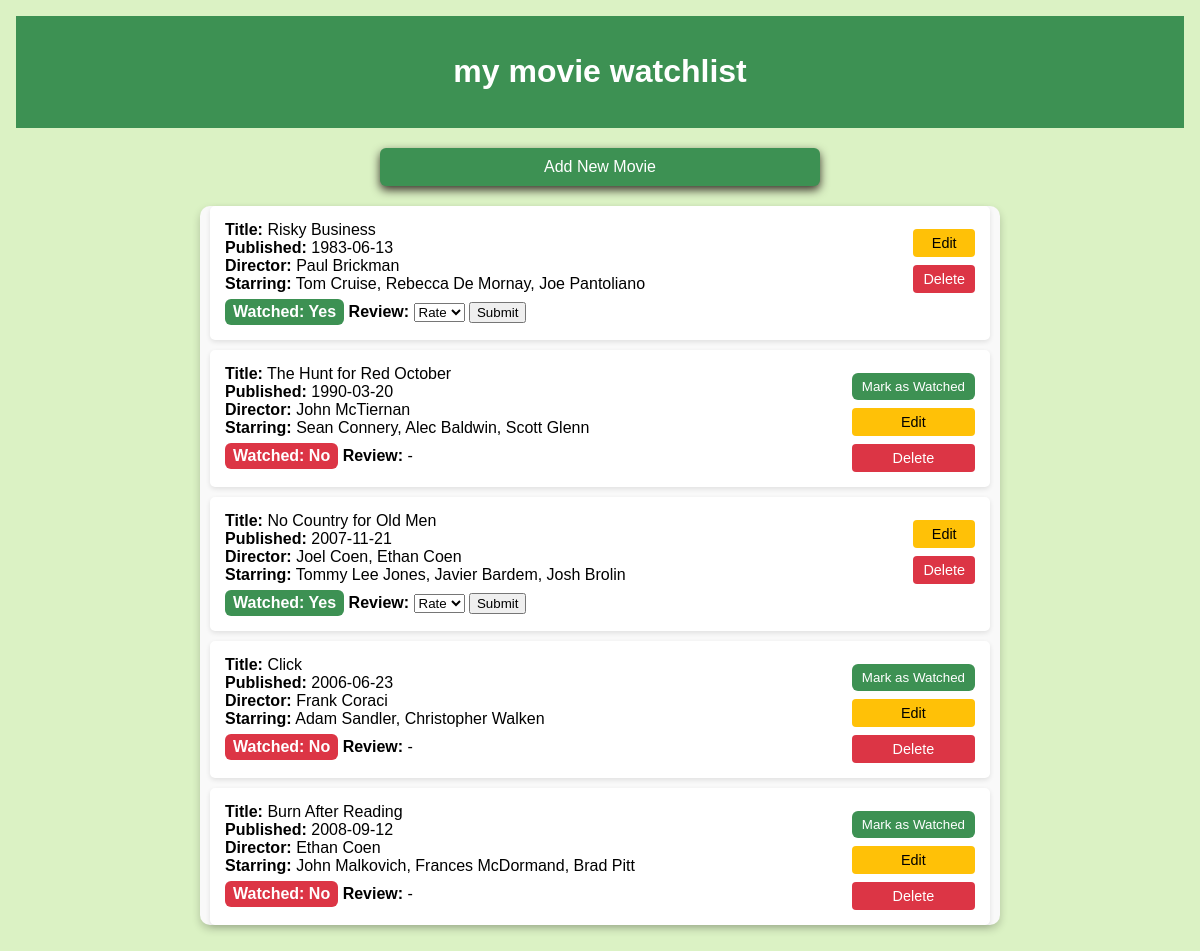
The page / on the database its author committed.
### tables this page shows
CREATE TABLE `movies` (
  `id` int(11) NOT NULL,
  `title` varchar(255) NOT NULL,
  `date_published` date NOT NULL,
  `director` varchar(255) NOT NULL,
  `starring` varchar(255) NOT NULL,
  `watched` tinyint(1) NOT NULL DEFAULT 0,
  `rating` int(11) DEFAULT NULL
);

### index.php (the view, shortened to what this page needs)
<?php
$pdo = new PDO('mysql:host=localhost;dbname=MovieTracker', 'root', '');
$pdo->setAttribute(PDO::ATTR_ERRMODE, PDO::ERRMODE_EXCEPTION);
$stmt = $pdo->query("SELECT * FROM movies ORDER BY id DESC");
$movies = $stmt->fetchAll(PDO::FETCH_ASSOC);
?>
<!DOCTYPE html>
<html lang="en">
<head>
  <link rel="stylesheet" href="styles.css" />
</head>
<body>
<div class="home-page">
  <header class="home-header">
    <h1>my movie watchlist</h1>
  </header>
  <div class="home-content">
    <a href="add.php" class="primary-button no-underline">Add New Movie</a>
    <ul id="movieList">
      <?php foreach ($movies as $movie): ?>
      <li class="movie-item">
        <div>
          <strong>Title:</strong> <?= htmlspecialchars($movie['title']) ?><br />
          <strong>Published:</strong> <?= htmlspecialchars($movie['date_published']) ?><br />
          <strong>Director:</strong> <?= htmlspecialchars($movie['director']) ?><br />
          <strong>Starring:</strong> <?= htmlspecialchars($movie['starring']) ?><br />
          <div class="watched-box <?= $movie['watched'] ? 'watched' : 'unwatched' ?>">
            <strong>Watched:</strong> <?= $movie['watched'] ? 'Yes' : 'No' ?>
          </div>
          <strong>Review:</strong>
          <?php if ($movie['watched']): ?>
            <?php if ($movie['rating'] !== null): ?>
              <?= $movie['rating'] ?> / 5
            <?php else: ?>
              <form action="rate_movie.php" method="post" style="display:inline;">
                <select name="rating" required>
                  <option value="">Rate</option>
                </select>
                <input type="submit" value="Submit">
              </form>
            <?php endif; ?>
          <?php else: ?>
            -
          <?php endif; ?>
        </div>
        <div style="margin-top: 8px;">
          <?php if (!$movie['watched']): ?>
            <form action="mark_watched.php" method="post" style="display:inline;">
              <input type="submit" value="Mark as Watched" class="watched-button">
            </form>
          <?php endif; ?>
          <a href="edit.php?id=<?= $movie['id'] ?>" class="edit-button">Edit</a>
          <a href="delete.php?id=<?= $movie['id'] ?>" class="delete-button" onclick="return confirm('Delete this movie?');">Delete</a>
        </div>
      </li>
      <?php endforeach; ?>
    </ul>
  </div>
</div>
</body>
</html>

### styles.css (style rules this page uses)
body { margin: 0; font-family: Arial, sans-serif; background-color: #dbf2c4; }
.home-page { padding: 1rem; }
.home-header { background-color: #3d9153; color: white; padding: 1rem; text-align: center; }
.primary-button { margin: 20px auto; padding: 10px 20px; font-size: 1rem; background-color: #3d9153; color: white; border: none; border-radius: 6px; cursor: pointer; display: block; transition: background-color 0.3s, transform 0.2s ease; box-shadow: 0px 4px 10px #3a332b; max-width: 400px; text-align: center; }
.primary-button.no-underline { text-decoration: none; }
#movieList { list-style-type: none; padding: 0; max-width: 800px; margin: 10px auto; background: #f9f9f9; border-radius: 10px; box-shadow: 0px 4px 8px rgba(0, 0, 0, 0.2); }
.movie-item { background: white; margin: 10px; padding: 15px; border-radius: 5px; box-shadow: 0px 2px 5px rgba(0, 0, 0, 0.1); display: flex; justify-content: space-between; align-items: flex-start; flex-wrap: wrap; text-align: left; }
.movie-item div:last-child { margin-top: 1rem; display: flex; justify-content: center; gap: 0.5rem; flex-direction: column; }
.edit-button, .delete-button { padding: 6px 10px; border: none; border-radius: 4px; cursor: pointer; font-size: 0.9rem; text-decoration: none; text-align: center; display: inline-block; }
.edit-button { background-color: #ffc107; color: black; }
.delete-button { background-color: #dc3545; color: white; }
.watched-button { background-color: #3d9153; color: white; border: none; padding: 6px 10px; border-radius: 6px; cursor: pointer; }
.watched-box { display: inline-block; padding: 4px 8px; border-radius: 6px; margin-top: 6px; font-weight: bold; color: white; }
.watched-box.watched { background-color: #3d9153; }
.watched-box.unwatched { background-color: #dc3545; }

### rows shown on the page
movies: title "Risky Business", date_published "1983-06-13", director "Paul Brickman", starring "Tom Cruise, Rebecca De Mornay, Joe Pantoliano", watched "Yes"
movies: title "The Hunt for Red October", date_published "1990-03-20", director "John McTiernan", starring "Sean Connery, Alec Baldwin, Scott Glenn", watched "No"
movies: title "No Country for Old Men", date_published "2007-11-21", director "Joel Coen, Ethan Coen", starring "Tommy Lee Jones, Javier Bardem, Josh Brolin", watched "Yes"
movies: title "Click", date_published "2006-06-23", director "Frank Coraci", starring "Adam Sandler, Christopher Walken", watched "No"
movies: title "Burn After Reading", date_published "2008-09-12", director "Ethan Coen", starring "John Malkovich, Frances McDormand, Brad Pitt", watched "No"
